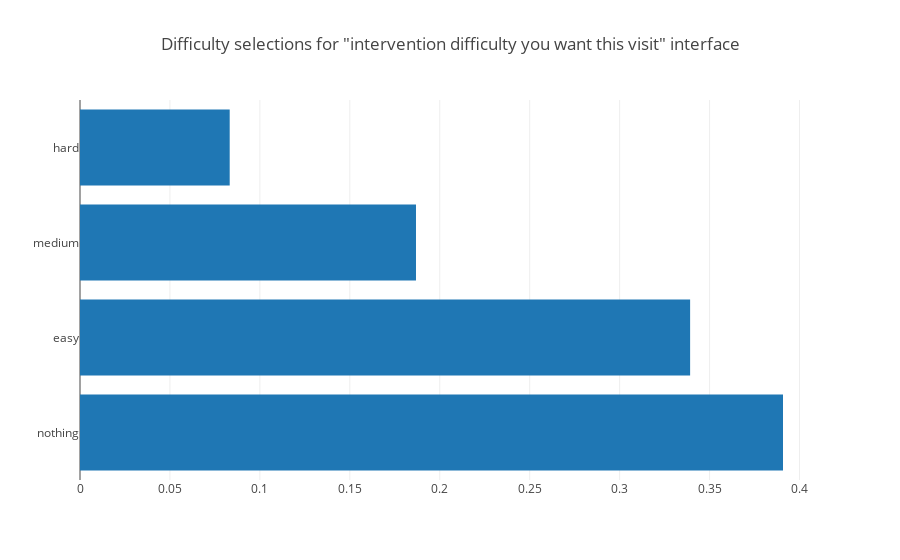

Notebook source saved alongside this figure:
### Code cell
plotdict(get_choose_difficulty_counts_for_user_list_user_normalized(difficulty_interface_to_users['this_intervention']), 'Difficulty selections for "intervention difficulty you want this visit" interface')

### Figure 1 — Plotly figure (JSON) as saved in the notebook; plotly's stock layout.template omitted (floating-point values rounded to 4 significant figures)
{"data": [{"orientation": "h", "type": "bar", "uid": "5d6c360f-d487-4da1-ba3e-02452c3ebc44", "x": [0.3908, 0.3392, 0.1868, 0.08322], "y": ["nothing", "easy", "medium", "hard"]}], "layout": {"title": {"text": "Difficulty selections for \"intervention difficulty you want this visit\" interface"}}}
